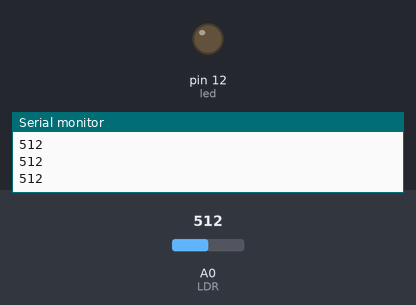
Bench run of a sketch on a simulated Arduino Uno, built with avr-gcc and run on an emulated ATmega328P. Parts: output pins drawn as LEDs (lit = HIGH), the last lines printed to the serial monitor. Inputs (shaded band) come from the test bench; at power-on: A0 (LDR) = 512.

Above: at 1.2 s.
1.3 s: A0 (LDR) set to 260
2.8 s: A0 (LDR) set to 235
At 3.7 s:
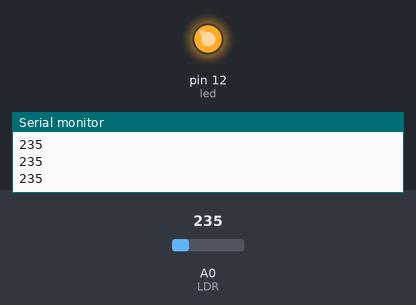
4.3 s: A0 (LDR) set to 306
At 5.0 s:
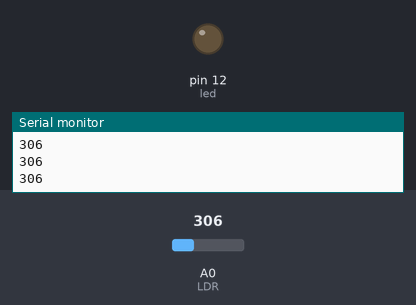
5.8 s: A0 (LDR) set to 240
At 6.3 s:
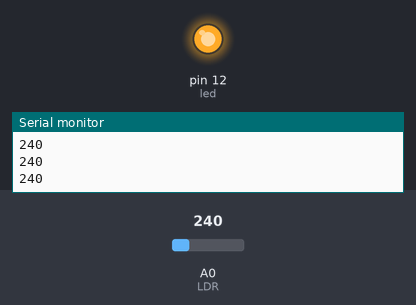
Timing chart, 0 to 8.3 s (numbered marks = the images above; inputs shaded):
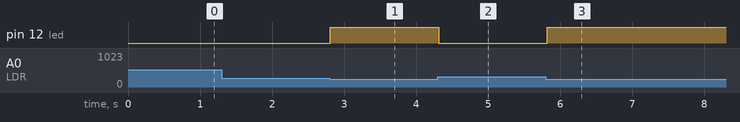

The sketch:

Lesson4.ino
```cpp
int led = 12; // Nimetään pinni 12 lediksi

void setup() {

  Serial.begin(9600); // Avataan serial yhteys
  pinMode(led, OUTPUT); // Merkitään led outputiksi

}

void loop() {

  int LDR = analogRead(A0); // Luetaan LDR sensorin arvo
  Serial.println(LDR); // Printataan LDR sensorin arvo näytölle
  if (LDR >= 250){

    digitalWrite(led, LOW); // Jos sensorin arvo on yli 250 LED on pois päältä


  }

  else {

    digitalWrite(led, HIGH); // Jos sensorin arvo on alle 250 LED syttyy päälle


  }
  delay(100); // Odotetaan 100 millisekuntia, jottei arduino mene sekaisin
}
```

Measured:
- the behaviour switches between 250 and 249 on A0 (LDR) (found by bisection; images 0 and 1)
- after the input at 2.8 s, pin 12 (led): LOW → HIGH at once
- after the input at 4.3 s, pin 12 (led): HIGH → LOW at once
- after the input at 5.8 s, pin 12 (led): LOW → HIGH at once
